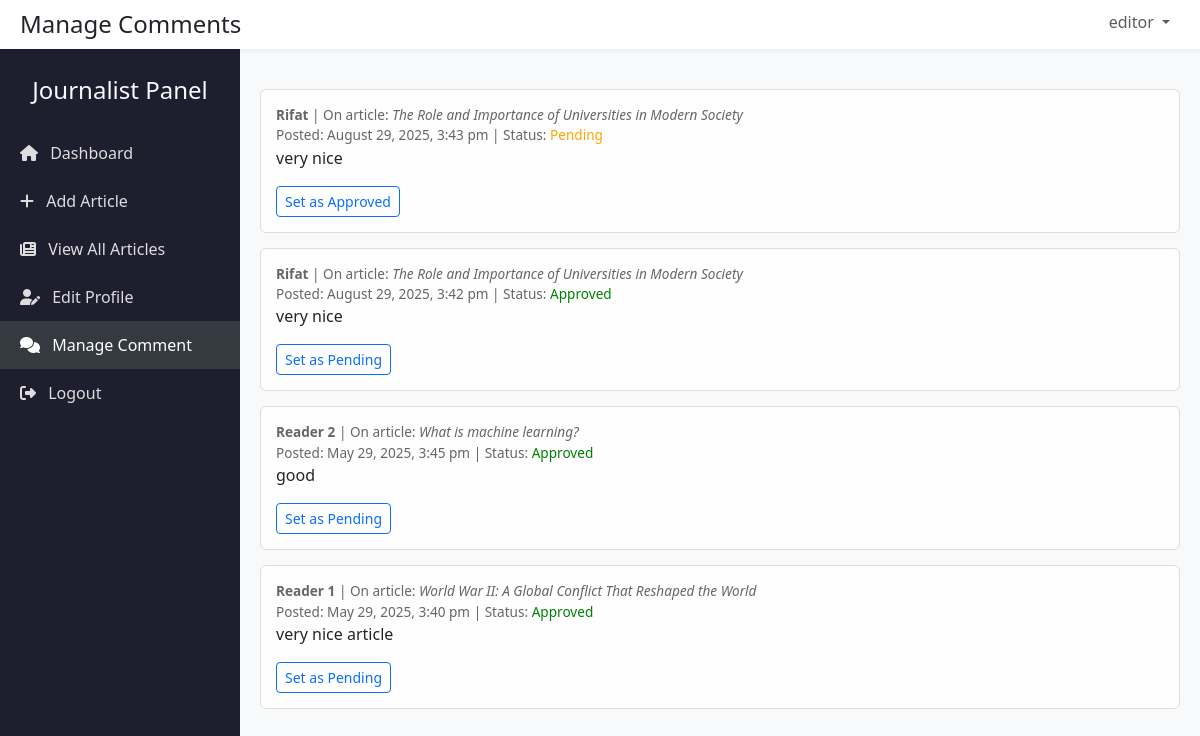
Screenshot of /j.manage_comment.php (signed in) with the database file from the repository.
### tables this page shows
CREATE TABLE `comments` (
  `comment_id` int(11) NOT NULL AUTO_INCREMENT,
  `article_id` int(11) DEFAULT NULL,
  `content` text NOT NULL,
  `created_at` timestamp NOT NULL DEFAULT current_timestamp(),
  `name` text NOT NULL,
  `status` enum('pending','approved') NOT NULL DEFAULT 'pending',
  PRIMARY KEY (`comment_id`),
  KEY `article_id` (`article_id`),
  CONSTRAINT `comments_ibfk_1` FOREIGN KEY (`article_id`) REFERENCES `articles` (`article_id`) ON DELETE CASCADE
);

CREATE TABLE `articles` (
  `article_id` int(11) NOT NULL AUTO_INCREMENT,
  `title` varchar(255) NOT NULL,
  `content` text NOT NULL,
  `image_url` varchar(255) DEFAULT NULL,
  `status` enum('draft','pending','approved','declined') DEFAULT 'draft',
  `created_at` timestamp NOT NULL DEFAULT current_timestamp(),
  `updated_at` timestamp NOT NULL DEFAULT current_timestamp() ON UPDATE current_timestamp(),
  `author_id` int(11) DEFAULT NULL,
  PRIMARY KEY (`article_id`),
  KEY `author_id` (`author_id`),
  CONSTRAINT `articles_ibfk_1` FOREIGN KEY (`author_id`) REFERENCES `users` (`user_id`) ON DELETE SET NULL
);

### j.manage_comment.php (the view, shortened to what this page needs)
<?php
require_once 'db.php';
$user_role = $_SESSION['role'];
if ($user_role === 'editor') {
    $sql = "SELECT c.comment_id, c.name, c.content, c.status, c.created_at, a.title
            FROM comments c
            JOIN articles a ON c.article_id = a.article_id
            ORDER BY c.created_at DESC";
    $stmt = $conn->prepare($sql);
}
$stmt->execute();
$result = $stmt->get_result();
?>
<!DOCTYPE html>
<html lang="en">
<head>
    <link href="https://cdn.jsdelivr.net/npm/bootstrap@5.3.0/dist/css/bootstrap.min.css" rel="stylesheet">
    <link href="https://cdnjs.cloudflare.com/ajax/libs/font-awesome/6.4.0/css/all.min.css" rel="stylesheet">
</head>
<body>
    <div class="top-navbar">
        <h4 class="m-0">Manage Comments</h4>
        <div class="dropdown d-none d-md-block" style="position:absolute;top:10px;right:30px;">
            <a href="#" class="text-muted dropdown-toggle" id="journalistDropdown" data-bs-toggle="dropdown" aria-expanded="false" style="text-decoration:none;cursor:pointer;">
                <?php echo htmlspecialchars($_SESSION['username'] ?? ''); ?>
            </a>
        </div>
    </div>
    <nav id="sidebar" class="sidebar">
        <h4 class="text-center text-light mt-3">Journalist Panel</h4>
        <ul class="list-unstyled mt-4">
            <li><a href="journalist_dashboard.php"><i class="fas fa-home me-2"></i> Dashboard</a></li>
            <li><a href="add_article.php"><i class="fas fa-plus me-2"></i> Add Article</a></li>
            <li><a href="view_articles.php"><i class="fas fa-newspaper me-2"></i> View All Articles</a></li>
            <li><a href="edit_profile.php"><i class="fas fa-user-edit me-2"></i> Edit Profile</a></li>
            <li class="active"><a href="j.manage_comment.php"><i class="fas fa-comments me-2"></i> Manage Comment</a></li>
            <li><a href="logout.php"><i class="fas fa-sign-out-alt me-2"></i> Logout</a></li>
        </ul>
    </nav>
    <main id="mainContent" class="main-content">
        <?php while ($row = $result->fetch_assoc()): ?>
            <div class="comment-box">
                <div class="comment-meta">
                    <strong><?php echo htmlspecialchars($row['name']); ?></strong> |
                    On article: <em><?php echo htmlspecialchars($row['title']); ?></em><br>
                    Posted: <?php echo date('F j, Y, g:i a', strtotime($row['created_at'])); ?> |
                    Status: <span class="status-<?php echo $row['status']; ?>"><?php echo ucfirst($row['status']); ?></span>
                </div>
                <p><?php echo nl2br(htmlspecialchars($row['content'])); ?></p>
                <form method="POST" class="d-inline">
                    <button type="submit" class="btn btn-sm btn-outline-primary">
                        Set as <?php echo $row['status'] === 'approved' ? 'Pending' : 'Approved'; ?>
                    </button>
                </form>
            </div>
        <?php endwhile; ?>
    </main>
</body>
</html>

### j.manage_comment.php (style rules this page uses)
body { font-family: 'Segoe UI', sans-serif; background-color: #f8f9fa; margin: 0; overflow-x: hidden; }
.top-navbar { background-color: #ffffff; box-shadow: 0 2px 4px rgba(0, 0, 0, 0.05); padding: 10px 20px; display: flex; align-items: center; justify-content: space-between; position: sticky; top: 0; z-index: 1040; }
.sidebar { background-color: #1e1e2f; color: white; height: 100vh; width: 240px; position: fixed; top: 0; left: 0; z-index: 1030; padding-top: 60px; transition: transform 0.3s ease; transform: translateX(0); }
.sidebar a { color: #ddd; display: block; padding: 12px 20px; text-decoration: none; }
.sidebar a:hover, .sidebar .active a { background-color: #343a40; color: #fff; }
.main-content { margin-left: 240px; padding: 40px 20px; transition: margin-left 0.3s ease; }
.comment-box { border: 1px solid #ddd; padding: 15px; border-radius: 6px; margin-bottom: 15px; background-color: #fefefe; }
.comment-meta { font-size: 0.85rem; color: #666; }
.status-approved { color: green; }
.status-pending { color: orange; }

### rows the page displays
comments: name "Rifat", article.title "The Role and Importance of Universities in Modern Society", created_at "August 29, 2025, 3:43 pm", status "Pending", content "very nice", shows "Approved"
comments: name "Rifat", article.title "The Role and Importance of Universities in Modern Society", created_at "August 29, 2025, 3:42 pm", status "Approved", content "very nice", shows "Pending"
comments: name "Reader 2", article.title "What is machine learning?", created_at "May 29, 2025, 3:45 pm", status "Approved", content "good", shows "Pending"
comments: name "Reader 1", article.title "World War II: A Global Conflict That Reshaped the World", created_at "May 29, 2025, 3:40 pm", status "Approved", content "very nice article", shows "Pending"

### other values shown
$_SESSION['username'] "editor"
